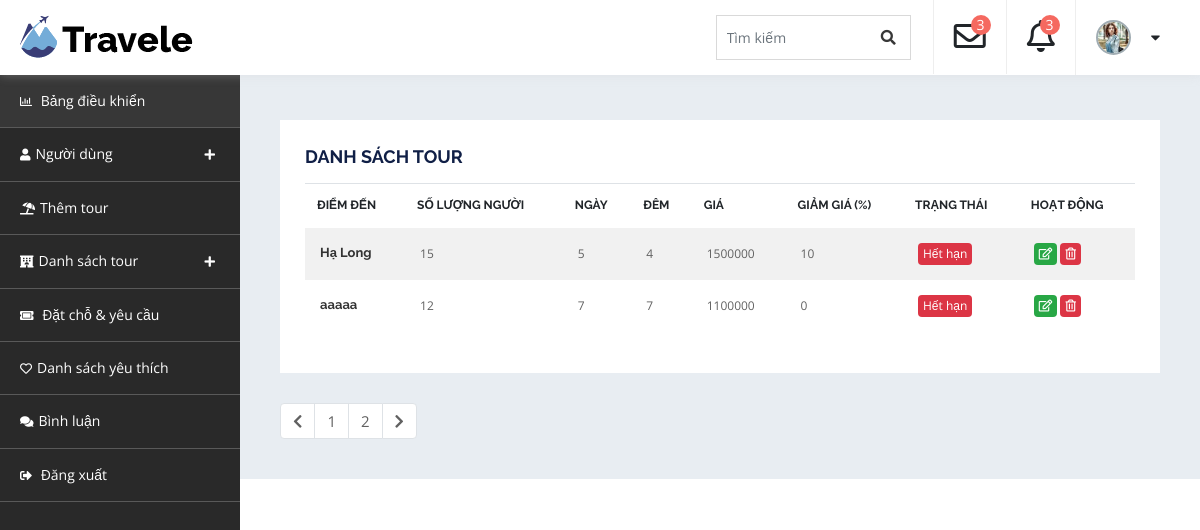
The page /cp-admin/tour-expired on the database its author committed.
### tables this page shows
CREATE TABLE `tours` (
  `id` int(11) NOT NULL,
  `id_category` int(11) NOT NULL,
  `destination` varchar(225) NOT NULL,
  `people` int(11) NOT NULL,
  `days` int(11) NOT NULL,
  `nights` int(11) NOT NULL,
  `price` decimal(11,0) NOT NULL,
  `discount` int(11) NOT NULL,
  `image` varchar(225) NOT NULL,
  `status` int(11) NOT NULL DEFAULT 0,
  `title` varchar(225) NOT NULL,
  `description` text DEFAULT NULL,
  `detail_photo` varchar(225) NOT NULL,
  `start_day` date DEFAULT NULL,
  `end_day` date DEFAULT NULL
);

### business/admin/tour.php (called while the page is built, shortened)
<?php
    function list_tour_expired(){
        $sql = "SELECT * FROM tours WHERE status=1";
        $tours = executeQuery($sql,true);
        include_once "./views/admin/layouts/tour/tour-expired.php";
    }
?>

### dao/system_dao.php (called while the page is built, shortened)
<?php
    function get_connect(){
        $connect = new PDO("mysql:host=127.0.0.1;dbname=duan1;charset=utf8","root","");
        return $connect;
    }
    function executeQuery($sql, $getAll = true){
        $connect = get_connect();
        $stmt = $connect->prepare($sql);
        $stmt->execute();
        $data = $stmt->fetchAll();
        if($getAll){
            return $data;
        }else{
            if(count($data) > 0){
                return $data[0];
            }
        }
    }
?>

### views/admin/layouts/tour/tour-expired.php (the view, shortened to what this page needs)
<!doctype html>
<html lang="en">
<head>
      <?php include_once "./views/admin/layouts/style.php" ?>
</head>
<body>
    <div id="container-wrapper">
        <div id="dashboard" class="dashboard-container">
            <?php
                include_once "./views/admin/layouts/header.php";
                include_once "./views/admin/layouts/navbar.php"
            ?>
            <div class="db-info-wrap db-package-wrap">
                <div class="dashboard-box table-opp-color-box">
                    <h4>Danh sách tour</h4>
                    <div class="table-responsive">
                        <table class="table">
                            <thead>
                                <tr>
                                    <th>Điểm đến</th>
                                    <th>Số lượng người</th>
                                    <th>Ngày</th>
                                    <th>Đêm</th>
                                    <th>Giá</th>
                                    <th>Giảm giá (%)</th>
                                    <th>Trạng thái</th>
                                    <th>Hoạt động</th>
                                </tr>
                            </thead>
                            <tbody>
                                <?php foreach($tours as $t): ?>
                                    <tr>
                                    <td>
                                            </span><span class="package-name"><?=$t['destination']?></span>
                                        </td>
                                        <td><?=$t['people']?></td>
                                        <td><?=$t['days']?></td>
                                        <td><?=$t['nights']?></td>
                                        <td><?=$t['price']?></td>
                                        <td><?=$t['discount']?></td>
                                        <td><span class="badge badge-danger"><?php echo $t['status']==0?"Hoạt động":"Hết hạn"; ?></span></td>
                                        <td>
                                            <a href="<?=BASE_URL?>cp-admin/tour-edit&&id=<?=$t['id']?>">
                                                <span class="badge badge-success"><i class="far fa-edit"></i></span>
                                            </a>
                                            <a href="<?=BASE_URL?>cp-admin/tour-expired-delete&&id=<?=$t['id']?>" onclick="return confirm('Xác nhận xóa!')">
                                                <span class="badge badge-danger"><i class="far fa-trash-alt"></i></span>
                                            </a>
                                        </td>
                                    </tr>
                                <?php endforeach ?>
                            </tbody>
                        </table>
                    </div>
                </div>
                <div class="pagination-wrap">
                    <nav class="pagination-inner">
                        <ul class="pagination disabled">
                            <li class="page-item"><span class="page-link"><i class="fas fa-chevron-left"></i></span></li>
                            <li class="page-item"><a href="#" class="page-link active">1</a></li>
                            <li class="page-item"><a class="page-link" href="#">2</a></li>
                            <li class="page-item"><a class="page-link" href="#"><i class="fas fa-chevron-right"></i></a></li>
                        </ul>
                    </nav>
                </div>
            </div>
        </div>
    </div>
</body>
</html>

### public/admin/assets/css/style.css (style rules this page uses)
html { line-height: 1.15; -webkit-text-size-adjust: 100%; }
body { margin: 0; }
a { background-color: transparent; }
body { font-size: 15px; color: #383838; background-color: #ffffff; font-family: "Open Sans", sans-serif; font-weight: normal; font-style: normal; line-height: 1.6; -webkit-font-smoothing: antialiased; word-wrap: break-word; }
dfn, cite, em, i { font-style: italic; }
h1, h2, h3, h4, h5, h6 { color: #101F46; font-family: "Raleway", sans-serif; }
h1, h2, h3, h4, h5, h6 { margin: 0 0 15px; line-height: 1.3; }
h4 { font-size: 18px; font-weight: 700; }
ul, ol { margin: 0 0 1.5em 0.875em; }
ul { list-style: disc; }
a { color: #0085BA; text-decoration: none; -webkit-transition: color 0.3s; -moz-transition: color 0.3s; -ms-transition: color 0.3s; -o-transition: color 0.3s; transition: color 0.3s; }
.pagination-wrap .pagination { margin: 0; padding: 0; }
.pagination-wrap .page-link { color: #616161; }
#dashboard { display: -webkit-box; display: -moz-box; display: -ms-flexbox; display: -webkit-flex; display: flex; -webkit-flex-wrap: wrap; -moz-flex-wrap: wrap; -ms-flex-wrap: wrap; flex-wrap: wrap; }
.db-info-wrap { background: #e8edf2; float: left; width: 80%; padding: 60px 40px 40px; margin-left: 20%; margin-top: 60px; }
.dashboard-box { background-color: #ffffff; padding: 25px; font-size: 12px; margin-bottom: 30px; }
.dashboard-box h4 { font-weight: 700; text-transform: uppercase; }
.dashboard-box thead tr th { font-family: "Raleway", sans-serif; text-transform: uppercase; font-weight: 700; border-width: 1px; }
.dashboard-box tbody tr td { color: #616161; padding: 15px; vertical-align: middle; }
.dashboard-box tbody tr td a { color: #929292; }
.dashboard-box .badge { font-size: 12px; padding: 5px; font-weight: normal; }
.table-opp-color-box table thead tr th { border-bottom: none; }
.table-opp-color-box table tbody tr:nth-of-type(odd) { background-color: #f1f1f1; }
.table-opp-color-box table tbody tr td { border: none; }
.db-package-wrap .package-name { font-family: "Raleway", sans-serif; font-weight: 700; font-size: 13px; color: #333333; }
.db-package-wrap .table tr td { vertical-align: middle; }

### rows shown on the page
tours: destination "Hạ Long", people "15", days "5", nights "4", price "1500000", discount "10", status "Hết hạn"
tours: destination "aaaaa", people "12", days "7", nights "7", price "1100000", discount "0", status "Hết hạn"
